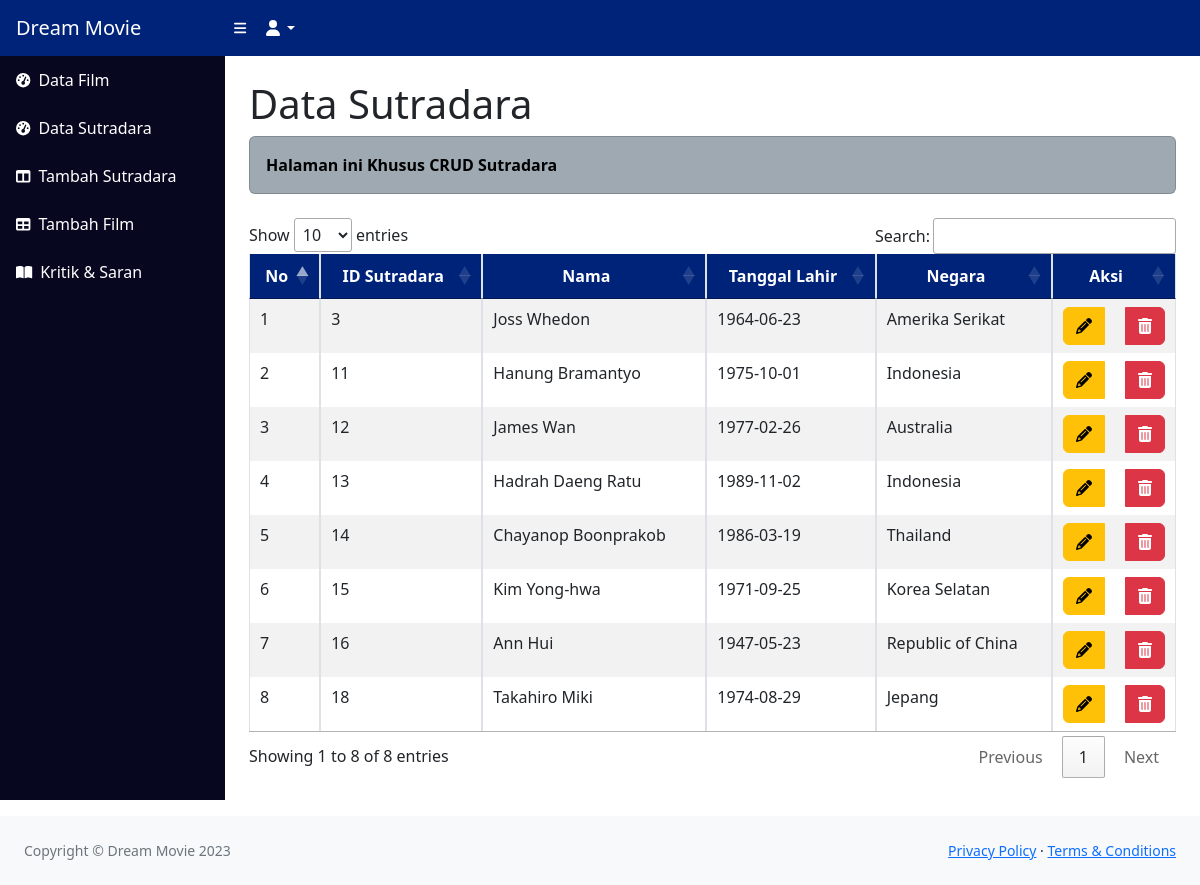
Before: /admin/data_sutradara.php with the older database file.
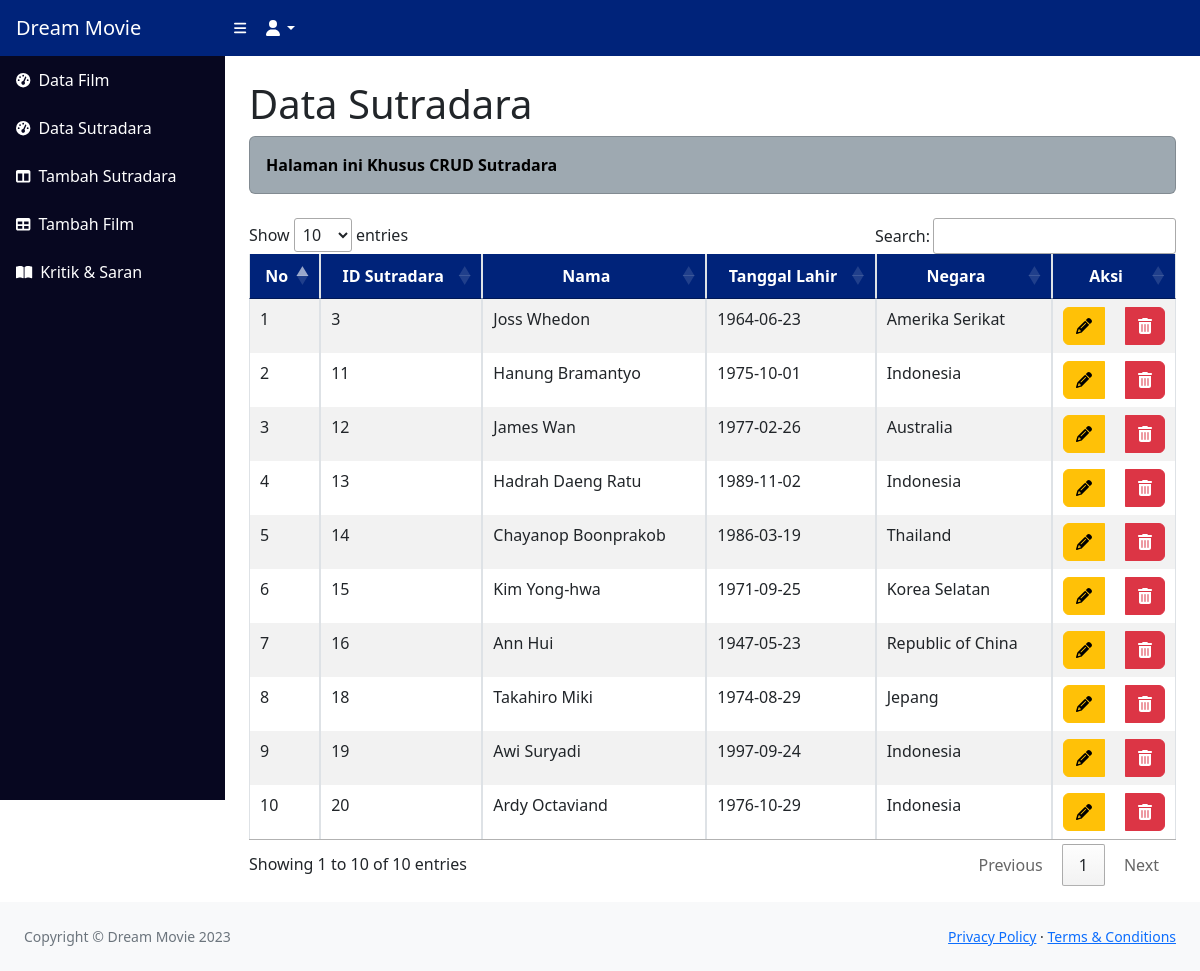
After: the same page with the newer database file.
### tables this page shows
CREATE TABLE `sutradara` (
  `id_sutradara` int(11) NOT NULL,
  `nama_sutradara` varchar(255) NOT NULL,
  `tanggal_lahir` date DEFAULT NULL,
  `negara` varchar(255) DEFAULT NULL
);

### admin/data_sutradara.php (the view, shortened to what the changed rows need)
<!DOCTYPE html>
<html lang="en">
<head>
    <link rel="stylesheet" href="https://cdn.datatables.net/1.13.4/css/jquery.dataTables.min.css">
    <link href="css/styles.css" rel="stylesheet" />
</head>
<body class="sb-nav-fixed">
    <?php
    include 'koneksi.php';
    $query = mysqli_query($conn, "SELECT * FROM sutradara;");
    ?>
    <div id="layoutSidenav">
        <div id="layoutSidenav_content">
            <main>
                <div class="container-fluid px-4">
                    <h1 class="mt-4">Data Sutradara</h1>
                    <div class="card mb-4" style="background-color: #9EA9B1;">
                        <div class="card-body" style="color: black; font-weight: bold;">
                        </div>
                    </div>
                    <table id="sutradara" class="table table-striped table-bordered">
                        <thead>
                            <tr>
                            <th style="background-color: #00237A; color: #ffffff; text-align: center;">No</th>
                            <th style="background-color: #00237A; color: #ffffff; text-align: center;">ID Sutradara</th>
                            <th style="background-color: #00237A; color: #ffffff; text-align: center;">Nama</th>
                            <th style="background-color: #00237A; color: #ffffff; text-align: center;">Tanggal Lahir</th>
                            <th style="background-color: #00237A; color: #ffffff; text-align: center;">Negara</th>
                            <th style="background-color: #00237A; color: #ffffff; text-align: center;">Aksi</th>
                            </tr>
                        </thead>
                        <tbody>
                            <?php if (mysqli_num_rows($query) > 0) { ?>
                                <?php
                                $no = 1;
                                while ($data = mysqli_fetch_array($query)) {
                                    ?>
                                    <tr>
                                        <td>
                                            <?php echo $no ?>
                                        </td>
                                        <td>
                                            <?php echo $data["id_sutradara"]; ?>
                                        </td>
                                        <td>
                                            <?php echo $data["nama_sutradara"]; ?>
                                        </td>
                                        <td>
                                            <?php echo $data["tanggal_lahir"]; ?>
                                        </td>
                                        <td>
                                            <?php echo $data["negara"]; ?>
                                        </td>
                                        <td><center>
                                        <div class="btn-group" role="group">
                                        <a href="edit_sutradara.php?id_sutradara=<?php echo $data["id_sutradara"] ?>" class="btn btn-warning btn-md">
                                                <i class="fas fa-pencil-alt"></i>
                                            </a> &nbsp;&nbsp;&nbsp;&nbsp;&nbsp;
                                                <a href="proses_hapus_sutradara.php?id_sutradara=<?php echo $data["id_sutradara"] ?>"
                                                    onclick="return confirm('Yakin Ingin Menghapus Data?')"
                                                    class="btn btn-danger btn-md"><i class="fas fa-trash-alt"></i></a>
                                            </center>
                                        </td>
                                    </tr>
                                    <?php $no++;
                                } ?>
                            <?php } ?>
                        </tbody>
                    </table>
                </div>
        </div>
    </div>
    </main><br><br><br>
</body>
</html>

Changed rows visible on the page:
added sutradara: id_sutradara "19", nama_sutradara "Awi Suryadi", tanggal_lahir "1997-09-24", negara "Indonesia"
added sutradara: id_sutradara "20", nama_sutradara "Ardy Octaviand", tanggal_lahir "1976-10-29", negara "Indonesia"
Other visible differences:
text written by a page script: "Show entries Search: Showing 1 to 8 of 8 entries Previous 1 Next" → "Show entries Search: Showing 1 to 10 of 10 entries Previous 1 Next"
